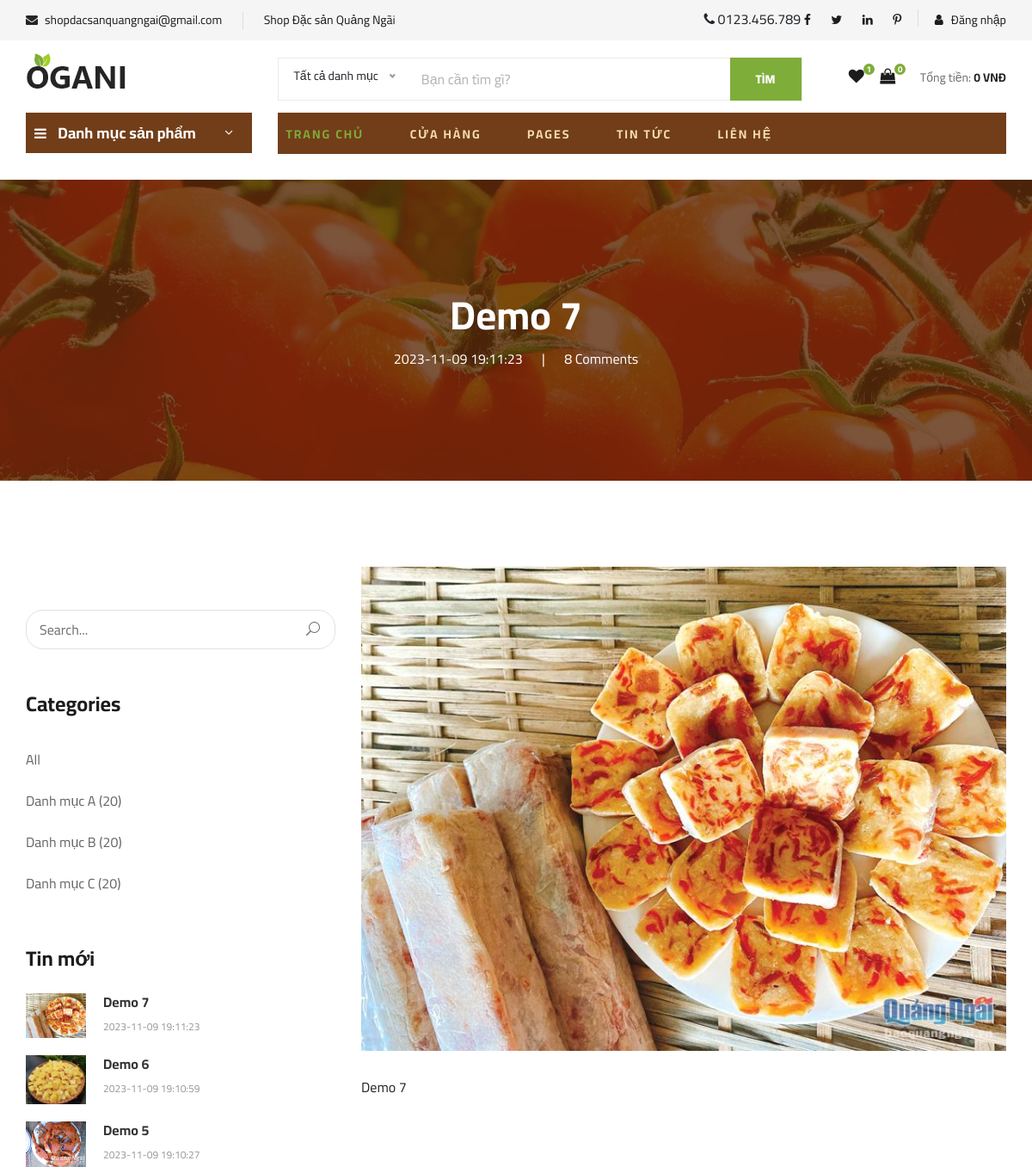
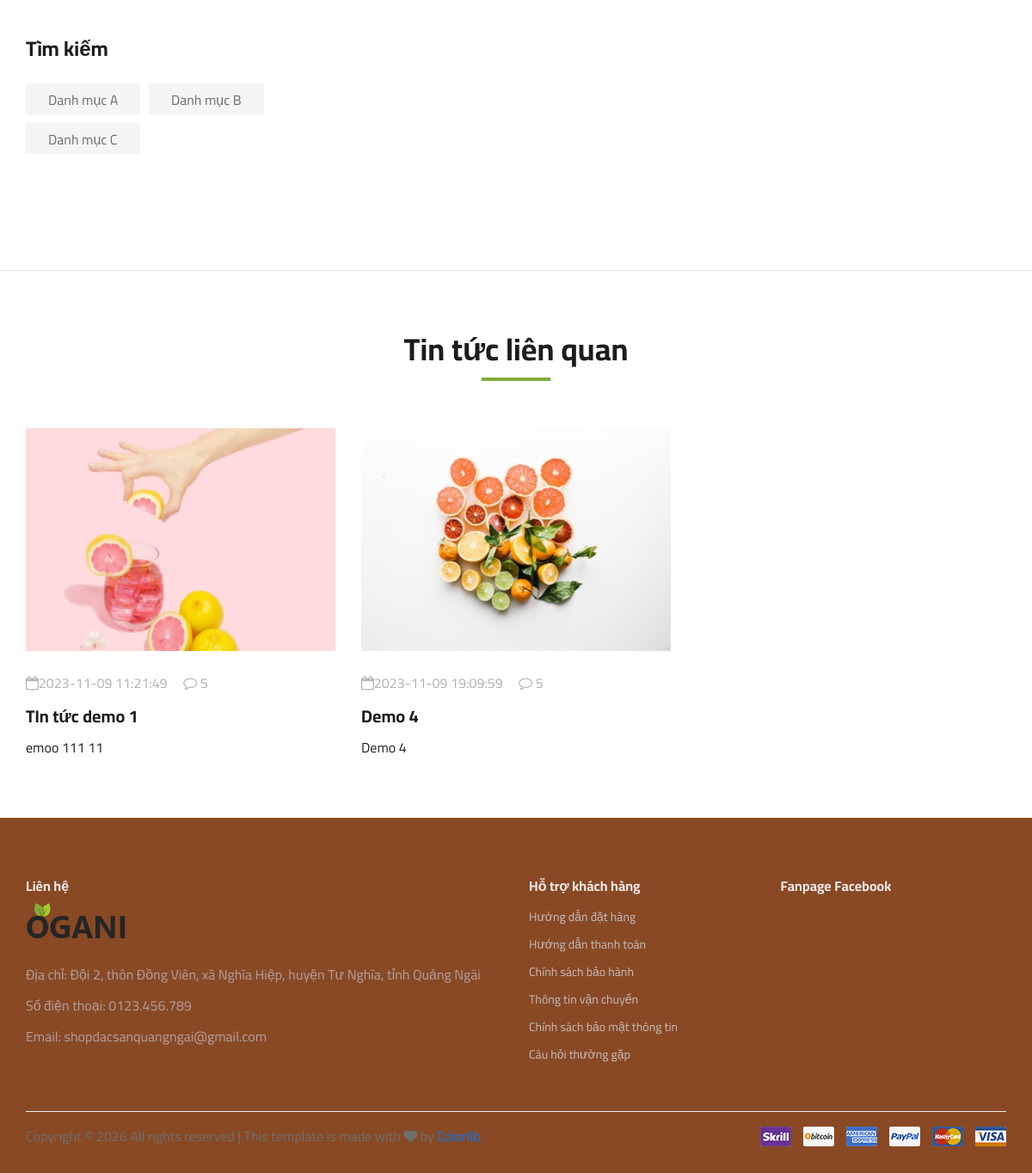
Page /webbanhang/tintuc.php?id=12 on the committed database (2 pictures, top to bottom).
### tables this page shows
CREATE TABLE `news` (
  `id` bigint(20) NOT NULL,
  `title` varchar(100) NOT NULL,
  `avatar` varchar(200) NOT NULL,
  `slug` varchar(100) NOT NULL,
  `sumary` text NOT NULL,
  `description` text NOT NULL,
  `newscategory_id` int(11) NOT NULL,
  `created_at` datetime DEFAULT NULL,
  `updated_at` datetime DEFAULT NULL
);

CREATE TABLE `newscategories` (
  `id` int(11) NOT NULL,
  `name` varchar(100) NOT NULL,
  `slug` varchar(100) NOT NULL,
  `status` enum('Active','Innactive') NOT NULL,
  `created_at` datetime DEFAULT NULL,
  `updated_at` datetime DEFAULT NULL
);

### webbanhang/tintuc.php (the view, shortened to what this page needs)
<?php
require_once('components/header.php');
require_once('./db/conn.php');
$idsp = $_GET['id'];
$sql_str = "select * from news where id=$idsp";
$result = mysqli_query($conn, $sql_str);
$row = mysqli_fetch_assoc($result);
?>
<section class="blog-details-hero set-bg" data-setbg="img/blog/details/details-hero.jpg">
    <div class="container">
        <div class="row">
            <div class="col-lg-12">
                <div class="blog__details__hero__text">
                    <h2>
                        <?= $row['title'] ?>
                    </h2>
                    <ul>
                        <li>
                            <?= $row['created_at'] ?>
                        </li>
                        <li>8 Comments</li>
                    </ul>
                </div>
            </div>
        </div>
    </div>
</section>
<section class="blog-details spad">
    <div class="container">
        <div class="row">
            <div class="col-lg-4 col-md-5 order-md-1 order-2">
                <div class="blog__sidebar">
                    <div class="blog__sidebar__search">
                        <form action="#">
                            <input type="text" placeholder="Search...">
                            <button type="submit"><span class="icon_search"></span></button>
                        </form>
                    </div>
                    <div class="blog__sidebar__item">
                        <h4>Categories</h4>
                        <ul>
                            <li><a href="#">All</a></li>
                            <?php
                            $sql_str2 = "select * from newscategories order by id";
                            $result2 = mysqli_query($conn, $sql_str2);
                            while ($row2 = mysqli_fetch_assoc($result2)) {
                                ?>
                                <li><a href="#">
                                        <?= $row2['name'] ?> (20)
                                    </a></li>
                            <?php } ?>
                        </ul>
                    </div>
                    <div class="blog__sidebar__item">
                        <h4>Tin mới</h4>
                        <div class="blog__sidebar__recent">
                        <?php
                            $sql_str3 = "select * from news order by created_at desc limit 0, 3";
                            $result3 = mysqli_query($conn, $sql_str3);
                            while ($row3 = mysqli_fetch_assoc($result3)) {
                                ?>
                            <a href="#" class="blog__sidebar__recent__item">
                                <div class="blog__sidebar__recent__item__pic">
                                    <img src="<?='quantri/'.$row3['avatar']?>" width="70px" alt="">
                                </div>
                                <div class="blog__sidebar__recent__item__text">
                                    <h6><?=$row3['title']?></h6>
                                    <span><?=$row3['created_at']?></span>
                                </div>
                            </a>
                            <?php } ?>
                        </div>
                    </div>
                    <div class="blog__sidebar__item">
                        <h4>Tìm kiếm</h4>
                        <div class="blog__sidebar__item__tags">
                        <?php
                        $sql_str2 = "select * from newscategories order by id";
                        $result2 = mysqli_query($conn, $sql_str2);
                        while ($row2 = mysqli_fetch_assoc($result2)) { ?>
                            <a href="#"><?=$row2['name']?></a>
                        <?php } ?>
                        </div>
                    </div>
                </div>
            </div>
            <div class="col-lg-8 col-md-7 order-md-1 order-1">
                <div class="blog__details__text">
                    <img src="<?='quantri/'.$row['avatar']?>" alt="">
                    <?=$row['description']?>
                </div>
            </div>
        </div>
    </div>
</section>
<section class="related-blog spad">
    <div class="container">
        <div class="row">
            <div class="col-lg-12">
                <div class="section-title related-blog-title">
                    <h2>Tin tức liên quan</h2>
                </div>
            </div>
        </div>
        <div class="row">
            <?php
            $sql_str4 = "select * from news where newscategory_id=".$row["newscategory_id"]." and id <> " . $row['id'];
            $result4 = mysqli_query($conn, $sql_str4);
            while ($row4 = mysqli_fetch_assoc($result4)) {
            ?>
            <div class="col-lg-4 col-md-4 col-sm-6">
                <div class="blog__item">
                    <div class="blog__item__pic">
                        <img src="<?='quantri/'.$row4['avatar']?>" alt="">
                    </div>
                    <div class="blog__item__text">
                        <ul>
                            <li><i class="fa fa-calendar-o"></i><?=$row4['created_at']?></li>
                            <li><i class="fa fa-comment-o"></i> 5</li>
                        </ul>
                        <h5><a href="tintuc.php?id=<?=$row4['id']?>"><?=$row4['title']?></a></h5>
                        <?=$row4['description']?>
                    </div>
                </div>
            </div>
            <?php } ?>
        </div>
    </div>
</section>
<?php require_once('components/footer.php'); ?>

### webbanhang/css/style.css (style rules this page uses)
html, body { height: 100%; font-family: "Cairo", sans-serif; -webkit-font-smoothing: antialiased; font-smoothing: antialiased; }
h1, h2, h3, h4, h5, h6 { margin: 0; color: #111111; font-weight: 400; font-family: "Cairo", sans-serif; }
h2 { font-size: 36px; }
h4 { font-size: 24px; }
h5 { font-size: 18px; }
h6 { font-size: 16px; }
img { max-width: 100%; }
ul, ol { padding: 0; margin: 0; }
.section-title { margin-bottom: 50px; text-align: center; }
.section-title h2 { color: #1c1c1c; font-weight: 700; position: relative; }
.section-title h2:after { position: absolute; left: 0; bottom: -15px; right: 0; height: 4px; width: 80px; background: #7fad39; content: ""; margin: 0 auto; }
.set-bg { background-repeat: no-repeat; background-size: cover; background-position: top center; }
.spad { padding-top: 100px; padding-bottom: 100px; }
.blog__item { margin-bottom: 60px; }
.blog__item__pic img { min-width: 100%; }
.blog__item__text { padding-top: 25px; }
.blog__item__text ul { margin-bottom: 15px; }
.blog__item__text ul li { font-size: 16px; color: #b2b2b2; list-style: none; display: inline-block; margin-right: 15px; }
.blog__item__text ul li:last-child { margin-right: 0; }
.blog__item__text h5 { margin-bottom: 12px; }
.blog__item__text h5 a { font-size: 20px; color: #1c1c1c; font-weight: 700; }
.blog__sidebar { padding-top: 50px; }
.blog__sidebar__item { margin-bottom: 50px; }
.blog__sidebar__item h4 { color: #1c1c1c; font-weight: 700; margin-bottom: 25px; }
.blog__sidebar__item ul li { list-style: none; }
.blog__sidebar__item ul li a { font-size: 16px; color: #666666; line-height: 48px; -webkit-transition: all, 0.3s; -moz-transition: all, 0.3s; -ms-transition: all, 0.3s; -o-transition: all, 0.3s; transition: all, 0.3s; }
.blog__sidebar__search { margin-bottom: 50px; }
.blog__sidebar__search form { position: relative; }
.blog__sidebar__search form input { width: 100%; height: 46px; font-size: 16px; color: #6f6f6f; padding-left: 15px; border: 1px solid #e1e1e1; border-radius: 20px; }
.blog__sidebar__search form input::placeholder { color: #6f6f6f; }
.blog__sidebar__search form button { font-size: 16px; color: #6f6f6f; background: transparent; border: none; position: absolute; right: 0; top: 0; height: 100%; padding: 0px 18px; }
.blog__sidebar__recent .blog__sidebar__recent__item { display: block; }
.blog__sidebar__recent .blog__sidebar__recent__item:last-child { margin-bottom: 0; }
.blog__sidebar__recent__item { overflow: hidden; margin-bottom: 20px; }
.blog__sidebar__recent__item__pic { float: left; margin-right: 20px; }
.blog__sidebar__recent__item__text { overflow: hidden; }
.blog__sidebar__recent__item__text h6 { font-weight: 700; color: #333333; line-height: 20px; margin-bottom: 5px; }
.blog__sidebar__recent__item__text span { font-size: 12px; color: #999999; text-transform: uppercase; }
.blog__sidebar__item__tags a { font-size: 16px; color: #6f6f6f; background: #f5f5f5; display: inline-block; padding: 7px 26px 5px; margin-right: 6px; margin-bottom: 10px; }
.blog-details-hero { height: 350px; display: flex; align-items: center; }
.blog__details__hero__text { text-align: center; }
.blog__details__hero__text h2 { font-size: 46px; color: #ffffff; font-weight: 700; margin-bottom: 10px; }
.blog__details__hero__text ul li { font-size: 16px; color: #ffffff; list-style: none; display: inline-block; margin-right: 45px; position: relative; }
.blog__details__hero__text ul li:after { position: absolute; right: -26px; top: 0; content: "|"; }
.blog__details__hero__text ul li:last-child { margin-right: 0; }
.blog__details__hero__text ul li:last-child:after { display: none; }
.related-blog { padding-top: 70px; padding-bottom: 10px; }
.related-blog-title { margin-bottom: 70px; }
.blog-details { padding-bottom: 75px; border-bottom: 1px solid #e1e1e1; }
.blog__details__text { margin-bottom: 45px; }
.blog__details__text img { margin-bottom: 30px; }
@media only screen and (min-width: 1200px) { .container { max-width: 1170px; } }

### rows in the picture
news: title "Demo 7", created_at "2023-11-09 19:11:23", avatar (picture), description "Demo 7"
newscategories: name "Danh mục A"
newscategories: name "Danh mục B"
newscategories: name "Danh mục C"
news: avatar (picture), title "Demo 6", created_at "2023-11-09 19:10:59"
news: avatar (picture), title "Demo 5", created_at "2023-11-09 19:10:27"
news: avatar (picture), created_at "2023-11-09 11:21:49", title "TIn tức demo 1", description "emoo 111 11"
news: avatar (picture), created_at "2023-11-09 19:09:59", title "Demo 4", description "Demo 4"

### other values in the picture
$count "0"
$tongtien "0"
